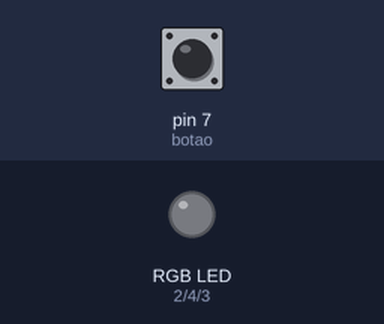
Bench run of a sketch on a simulated Arduino Uno, built with avr-gcc and run on an emulated ATmega328P. Parts: an RGB LED mixed from three pins (HIGH = lit). The test bench sets the inputs (shaded band); at power-on: pin 7 (botao) LOW.

Above: at 1.2 s.
1.3 s: pin 7 (botao) pulled HIGH for 0.15 s
At 2.6 s:
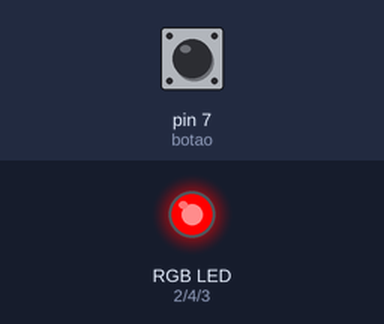
2.9 s: pin 7 (botao) pulled HIGH for 1 s
At 5.1 s:
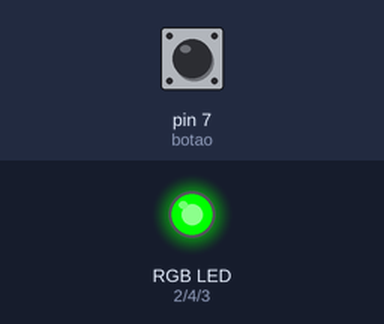
5.4 s: pin 7 (botao) pulled HIGH for 0.15 s
At 5.9 s:
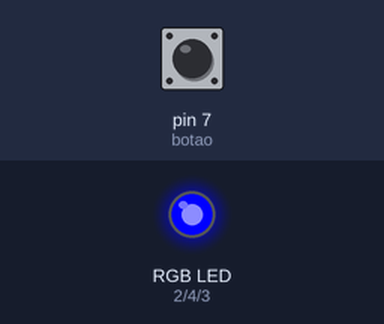
7.0 s: pin 7 (botao) pulled HIGH for 3.2 s
At 11.3 s:
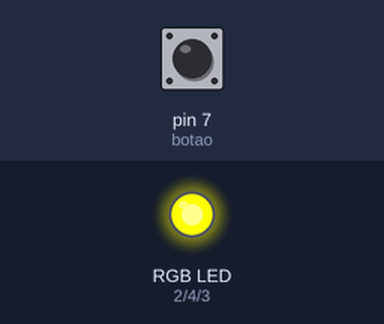
11.7 s: pin 7 (botao) pulled HIGH for 0.15 s
At 13.0 s:
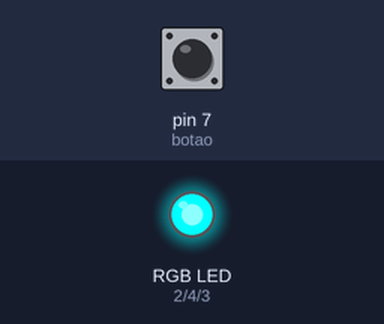
13.3 s: pin 7 (botao) pulled HIGH for 1 s
At 15.6 s:
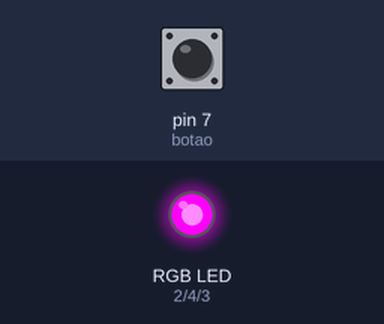
Timing chart, 0 to 16.8 s (numbered marks = the images above; inputs shaded):
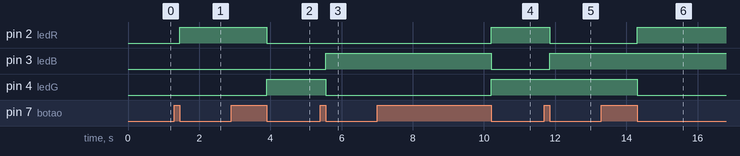

The sketch:

Aula_5-LedRGB.ino
```cpp
#define ledR 2
#define ledB 3
#define ledG 4
#define botao 7
#define maximo 7  // Ajustado para incluir todas as novas cores

int btnclicado = 0;
int btnliberado = 0;
int ciclo = 0;

// Funções para controlar os LEDs
void vermelho() {
  digitalWrite(ledR, HIGH);
  digitalWrite(ledB, LOW);
  digitalWrite(ledG, LOW);
}
void verde() {
  digitalWrite(ledR, LOW);
  digitalWrite(ledB, LOW);
  digitalWrite(ledG, HIGH);
}
void azul() {
  digitalWrite(ledR, LOW);
  digitalWrite(ledB, HIGH);
  digitalWrite(ledG, LOW);
}
void amarelo() {
  digitalWrite(ledR, HIGH);
  digitalWrite(ledB, LOW);
  digitalWrite(ledG, HIGH);
}
void ciano() {
  digitalWrite(ledR, LOW);
  digitalWrite(ledB, HIGH);
  digitalWrite(ledG, HIGH);
}
void magenta() {
  digitalWrite(ledR, HIGH);
  digitalWrite(ledB, HIGH);
  digitalWrite(ledG, LOW);
}
void branco() {
  digitalWrite(ledR, HIGH);
  digitalWrite(ledB, HIGH);
  digitalWrite(ledG, HIGH);
}

// Função para trocar o LED ligado
void trocaled() {
  if (ciclo == 0) {
    vermelho();
  } else if (ciclo == 1) {
    verde();
  } else if (ciclo == 2) {
    azul();
  } else if (ciclo == 3) {
    amarelo();
  } else if (ciclo == 4) {
    ciano();
  } else if (ciclo == 5) {
    magenta();
  } else if (ciclo == 6) {
    branco();
  }
  ciclo++;
  if (ciclo > maximo - 1) {
    ciclo = 0;
  }
}

// Função para verificar o estado do botão
void verificabtn() {
  if (digitalRead(botao) == HIGH) {
    btnclicado = 1;
    btnliberado = 0;
  } else {
    btnliberado = 1;
  }
  if ((btnclicado == 1) && (btnliberado == 1)) {
    btnclicado = 0;
    btnliberado = 0;
    trocaled();
  }
}

void setup() {
  // Configura os pinos como saída ou entrada
  pinMode(ledR, OUTPUT);
  pinMode(ledB, OUTPUT);
  pinMode(ledG, OUTPUT);
  pinMode(botao, INPUT);
}

void loop() {
  // Verifica o estado do botão repetidamente
  verificabtn();
}
```

Measured:
- after the input at 1.3 s, pin 2 (ledR): LOW → HIGH after 0.15 s
- after the input at 2.9 s, pin 2 (ledR): HIGH → LOW after 1.0 s; pin 4 (ledG): LOW → HIGH after 1.0 s
- after the input at 5.4 s, pin 3 (ledB): LOW → HIGH after 0.15 s; pin 4 (ledG): HIGH → LOW after 0.15 s
- after the input at 7.0 s, pin 2 (ledR), pin 4 (ledG): LOW → HIGH after 3.2 s; pin 3 (ledB): HIGH → LOW after 3.2 s
- after the input at 11.7 s, pin 2 (ledR): HIGH → LOW after 0.15 s; pin 3 (ledB): LOW → HIGH after 0.15 s
- after the input at 13.3 s, pin 2 (ledR): LOW → HIGH after 1.0 s; pin 4 (ledG): HIGH → LOW after 1.0 s
